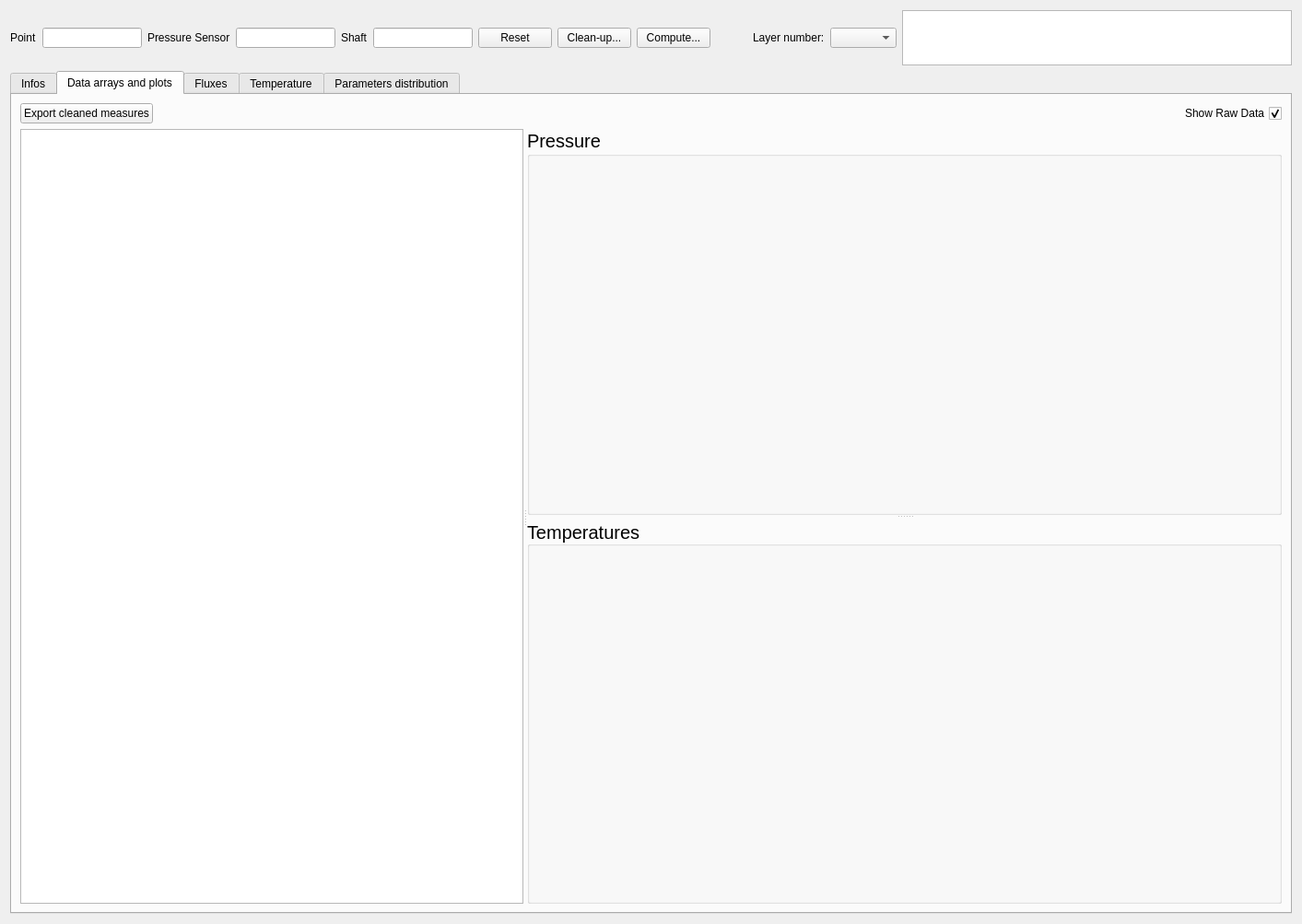
<?xml version="1.0" encoding="UTF-8"?>
<ui version="4.0">
 <class>WidgetPoint</class>
 <widget class="QWidget" name="WidgetPoint">
  <property name="geometry">
   <rect>
    <x>0</x>
    <y>0</y>
    <width>1413</width>
    <height>1003</height>
   </rect>
  </property>
  <property name="windowTitle">
   <string>Form</string>
  </property>
  <layout class="QVBoxLayout" name="verticalLayout_7" stretch="0,0">
   <item>
    <layout class="QHBoxLayout" name="horizontalLayout" stretch="0,0,0,0,0,0,0,0,0,0,0,0,1">
     <property name="sizeConstraint">
      <enum>QLayout::SetNoConstraint</enum>
     </property>
     <item>
      <widget class="QLabel" name="label_6">
       <property name="text">
        <string>Point</string>
       </property>
      </widget>
     </item>
     <item>
      <widget class="QLineEdit" name="lineEditPointName">
       <property name="readOnly">
        <bool>true</bool>
       </property>
      </widget>
     </item>
     <item>
      <widget class="QLabel" name="label">
       <property name="text">
        <string>Pressure Sensor</string>
       </property>
      </widget>
     </item>
     <item>
      <widget class="QLineEdit" name="lineEditSensor">
       <property name="readOnly">
        <bool>true</bool>
       </property>
      </widget>
     </item>
     <item>
      <widget class="QLabel" name="label_2">
       <property name="text">
        <string>Shaft</string>
       </property>
      </widget>
     </item>
     <item>
      <widget class="QLineEdit" name="lineEditShaft">
       <property name="readOnly">
        <bool>true</bool>
       </property>
      </widget>
     </item>
     <item>
      <widget class="QPushButton" name="pushButtonReset">
       <property name="text">
        <string>Reset</string>
       </property>
      </widget>
     </item>
     <item>
      <widget class="QPushButton" name="pushButtonCleanUp">
       <property name="text">
        <string>Clean-up...</string>
       </property>
      </widget>
     </item>
     <item>
      <widget class="QPushButton" name="pushButtonCompute">
       <property name="text">
        <string>Compute...</string>
       </property>
      </widget>
     </item>
     <item>
      <spacer name="horizontalSpacer">
       <property name="orientation">
        <enum>Qt::Horizontal</enum>
       </property>
       <property name="sizeHint" stdset="0">
        <size>
         <width>40</width>
         <height>20</height>
        </size>
       </property>
      </spacer>
     </item>
     <item>
      <widget class="QLabel" name="label_5">
       <property name="text">
        <string>Layer number:</string>
       </property>
      </widget>
     </item>
     <item>
      <widget class="QComboBox" name="comboBoxSelectLayer">
       <property name="sizePolicy">
        <sizepolicy hsizetype="Fixed" vsizetype="Fixed">
         <horstretch>0</horstretch>
         <verstretch>0</verstretch>
        </sizepolicy>
       </property>
      </widget>
     </item>
     <item>
      <widget class="QTableView" name="tableViewParams">
       <property name="sizePolicy">
        <sizepolicy hsizetype="Expanding" vsizetype="Fixed">
         <horstretch>0</horstretch>
         <verstretch>0</verstretch>
        </sizepolicy>
       </property>
       <property name="maximumSize">
        <size>
         <width>16777215</width>
         <height>60</height>
        </size>
       </property>
       <property name="baseSize">
        <size>
         <width>200</width>
         <height>60</height>
        </size>
       </property>
       <property name="verticalScrollBarPolicy">
        <enum>Qt::ScrollBarAlwaysOff</enum>
       </property>
       <property name="horizontalScrollBarPolicy">
        <enum>Qt::ScrollBarAlwaysOff</enum>
       </property>
       <attribute name="horizontalHeaderCascadingSectionResizes">
        <bool>false</bool>
       </attribute>
       <attribute name="horizontalHeaderDefaultSectionSize">
        <number>125</number>
       </attribute>
      </widget>
     </item>
    </layout>
   </item>
   <item>
    <widget class="QTabWidget" name="tabWidget">
     <property name="currentIndex">
      <number>1</number>
     </property>
     <widget class="QWidget" name="tabInfos">
      <attribute name="title">
       <string>Infos</string>
      </attribute>
      <layout class="QGridLayout" name="gridLayout_3">
       <item row="0" column="0">
        <layout class="QVBoxLayout" name="verticalLayout_4" stretch="0,1">
         <item>
          <layout class="QHBoxLayout" name="horizontalLayout_3" stretch="0,0">
           <item>
            <widget class="QGroupBox" name="groupBox_2">
             <property name="title">
              <string>Notice</string>
             </property>
             <layout class="QVBoxLayout" name="verticalLayout">
              <item>
               <widget class="QPlainTextEdit" name="plainTextEditNotice"/>
              </item>
             </layout>
            </widget>
           </item>
           <item>
            <widget class="QGroupBox" name="groupBox_3">
             <property name="enabled">
              <bool>true</bool>
             </property>
             <property name="sizePolicy">
              <sizepolicy hsizetype="Preferred" vsizetype="Preferred">
               <horstretch>0</horstretch>
               <verstretch>0</verstretch>
              </sizepolicy>
             </property>
             <property name="title">
              <string>Infos</string>
             </property>
             <layout class="QGridLayout" name="gridLayout_4">
              <item row="0" column="0">
               <widget class="QTableView" name="tableViewInfos"/>
              </item>
             </layout>
            </widget>
           </item>
          </layout>
         </item>
         <item>
          <widget class="QGroupBox" name="groupBox">
           <property name="title">
            <string>Installation</string>
           </property>
           <layout class="QHBoxLayout" name="horizontalLayout_2">
            <item>
             <widget class="QScrollArea" name="scrollArea">
              <property name="widgetResizable">
               <bool>true</bool>
              </property>
              <widget class="QWidget" name="scrollAreaWidgetContents">
               <property name="geometry">
                <rect>
                 <x>0</x>
                 <y>0</y>
                 <width>102</width>
                 <height>43</height>
                </rect>
               </property>
               <layout class="QVBoxLayout" name="verticalLayout_2">
                <item>
                 <widget class="QLabel" name="labelSchema">
                  <property name="sizePolicy">
                   <sizepolicy hsizetype="Expanding" vsizetype="Expanding">
                    <horstretch>0</horstretch>
                    <verstretch>0</verstretch>
                   </sizepolicy>
                  </property>
                  <property name="text">
                   <string>TextLabel</string>
                  </property>
                 </widget>
                </item>
               </layout>
              </widget>
             </widget>
            </item>
           </layout>
          </widget>
         </item>
        </layout>
       </item>
      </layout>
     </widget>
     <widget class="QWidget" name="tabDataArrayAndPlots">
      <attribute name="title">
       <string>Data arrays and plots</string>
      </attribute>
      <layout class="QVBoxLayout" name="verticalLayout_8" stretch="0,1">
       <item>
        <layout class="QVBoxLayout" name="verticalLayout_5" stretch="0">
         <item>
          <layout class="QHBoxLayout" name="horizontalLayout_10" stretch="0,1">
           <item>
            <widget class="QPushButton" name="pushButtonExportMeasures">
             <property name="text">
              <string>Export cleaned measures</string>
             </property>
            </widget>
           </item>
           <item>
            <widget class="QCheckBox" name="checkBoxRawData">
             <property name="layoutDirection">
              <enum>Qt::RightToLeft</enum>
             </property>
             <property name="text">
              <string>Show Raw Data</string>
             </property>
             <property name="checked">
              <bool>true</bool>
             </property>
            </widget>
           </item>
          </layout>
         </item>
        </layout>
       </item>
       <item>
        <widget class="QSplitter" name="splitter">
         <property name="orientation">
          <enum>Qt::Horizontal</enum>
         </property>
         <widget class="QTableView" name="tableViewDataArray">
          <property name="sizePolicy">
           <sizepolicy hsizetype="Minimum" vsizetype="Expanding">
            <horstretch>0</horstretch>
            <verstretch>0</verstretch>
           </sizepolicy>
          </property>
          <property name="sizeAdjustPolicy">
           <enum>QAbstractScrollArea::AdjustToContents</enum>
          </property>
         </widget>
         <widget class="QSplitter" name="splitter_4">
          <property name="orientation">
           <enum>Qt::Vertical</enum>
          </property>
          <widget class="QGroupBox" name="groupBoxPress">
           <property name="sizePolicy">
            <sizepolicy hsizetype="Preferred" vsizetype="MinimumExpanding">
             <horstretch>0</horstretch>
             <verstretch>0</verstretch>
            </sizepolicy>
           </property>
           <property name="font">
            <font>
             <pointsize>15</pointsize>
            </font>
           </property>
           <property name="title">
            <string>Pressure</string>
           </property>
           <layout class="QHBoxLayout" name="horizontalLayout_13">
            <item>
             <layout class="QVBoxLayout" name="pressVBox"/>
            </item>
           </layout>
          </widget>
          <widget class="QGroupBox" name="groupBoxTemp">
           <property name="sizePolicy">
            <sizepolicy hsizetype="Preferred" vsizetype="MinimumExpanding">
             <horstretch>0</horstretch>
             <verstretch>0</verstretch>
            </sizepolicy>
           </property>
           <property name="font">
            <font>
             <pointsize>15</pointsize>
            </font>
           </property>
           <property name="title">
            <string>Temperatures</string>
           </property>
           <property name="alignment">
            <set>Qt::AlignBottom|Qt::AlignLeading|Qt::AlignLeft</set>
           </property>
           <layout class="QVBoxLayout" name="verticalLayout_23">
            <item>
             <layout class="QVBoxLayout" name="tempVBox"/>
            </item>
           </layout>
          </widget>
         </widget>
        </widget>
       </item>
      </layout>
     </widget>
     <widget class="QWidget" name="tabFluxes">
      <attribute name="title">
       <string>Fluxes</string>
      </attribute>
      <layout class="QVBoxLayout" name="verticalLayout_3">
       <item>
        <widget class="QSplitter" name="splitter_2">
         <property name="orientation">
          <enum>Qt::Vertical</enum>
         </property>
         <widget class="QScrollArea" name="scrollArea_11">
          <property name="widgetResizable">
           <bool>true</bool>
          </property>
          <widget class="QWidget" name="scrollAreaWidgetContents_16">
           <property name="geometry">
            <rect>
             <x>0</x>
             <y>0</y>
             <width>98</width>
             <height>67</height>
            </rect>
           </property>
           <layout class="QHBoxLayout" name="horizontalLayout_7">
            <item>
             <widget class="QSplitter" name="splitter_6">
              <property name="orientation">
               <enum>Qt::Horizontal</enum>
              </property>
              <widget class="QGroupBox" name="groupBoxWaterFlux">
               <property name="title">
                <string/>
               </property>
               <layout class="QVBoxLayout" name="verticalLayout_12">
                <item>
                 <layout class="QVBoxLayout" name="waterFluxVBox"/>
                </item>
               </layout>
              </widget>
              <widget class="QGroupBox" name="groupBoxAdvectiveFlux">
               <property name="contextMenuPolicy">
                <enum>Qt::DefaultContextMenu</enum>
               </property>
               <property name="title">
                <string/>
               </property>
               <property name="flat">
                <bool>false</bool>
               </property>
               <layout class="QVBoxLayout" name="verticalLayout_14">
                <item>
                 <layout class="QVBoxLayout" name="advectiveFluxVBox"/>
                </item>
               </layout>
              </widget>
             </widget>
            </item>
           </layout>
          </widget>
         </widget>
         <widget class="QScrollArea" name="scrollArea_14">
          <property name="widgetResizable">
           <bool>true</bool>
          </property>
          <widget class="QWidget" name="scrollAreaWidgetContents_18">
           <property name="geometry">
            <rect>
             <x>0</x>
             <y>0</y>
             <width>98</width>
             <height>67</height>
            </rect>
           </property>
           <layout class="QHBoxLayout" name="horizontalLayout_5">
            <item>
             <widget class="QSplitter" name="splitter_5">
              <property name="orientation">
               <enum>Qt::Horizontal</enum>
              </property>
              <widget class="QGroupBox" name="groupBoxTotalFlux">
               <property name="title">
                <string/>
               </property>
               <layout class="QVBoxLayout" name="verticalLayout_15">
                <item>
                 <layout class="QVBoxLayout" name="totalFluxVBox"/>
                </item>
               </layout>
              </widget>
              <widget class="QGroupBox" name="groupBoxConductiveFlux">
               <property name="contextMenuPolicy">
                <enum>Qt::DefaultContextMenu</enum>
               </property>
               <property name="title">
                <string/>
               </property>
               <property name="flat">
                <bool>false</bool>
               </property>
               <layout class="QVBoxLayout" name="verticalLayout_16">
                <item>
                 <layout class="QVBoxLayout" name="conductiveFluxVBox"/>
                </item>
               </layout>
              </widget>
             </widget>
            </item>
           </layout>
          </widget>
         </widget>
        </widget>
       </item>
      </layout>
     </widget>
     <widget class="QWidget" name="tabTemperature">
      <attribute name="title">
       <string>Temperature</string>
      </attribute>
      <layout class="QVBoxLayout" name="verticalLayout_6">
       <item>
        <widget class="QSplitter" name="splitterVertical">
         <property name="orientation">
          <enum>Qt::Horizontal</enum>
         </property>
         <property name="handleWidth">
          <number>10</number>
         </property>
         <widget class="QSplitter" name="splitterHorizLeft">
          <property name="orientation">
           <enum>Qt::Vertical</enum>
          </property>
          <property name="handleWidth">
           <number>10</number>
          </property>
          <widget class="QWidget" name="topLeftBox" native="true">
           <layout class="QVBoxLayout" name="verticalLayout_18">
            <item>
             <layout class="QVBoxLayout" name="topLeftVLayout">
              <item>
               <layout class="QGridLayout" name="quantilesLayout">
                <item row="0" column="0">
                 <widget class="QCheckBox" name="checkBoxDirectModel">
                  <property name="text">
                   <string>Direct model</string>
                  </property>
                  <property name="checked">
                   <bool>true</bool>
                  </property>
                 </widget>
                </item>
               </layout>
              </item>
              <item>
               <layout class="QGridLayout" name="gridLayout_9">
                <item row="1" column="1">
                 <widget class="QLabel" name="labelRMSETherm2">
                  <property name="text">
                   <string>RMSE: </string>
                  </property>
                 </widget>
                </item>
                <item row="0" column="1">
                 <widget class="QLabel" name="labelRMSETherm1">
                  <property name="text">
                   <string>RMSE: </string>
                  </property>
                 </widget>
                </item>
                <item row="0" column="0">
                 <widget class="QRadioButton" name="radioButtonTherm1">
                  <property name="text">
                   <string>Thermometer 1</string>
                  </property>
                  <property name="checked">
                   <bool>true</bool>
                  </property>
                 </widget>
                </item>
                <item row="2" column="0">
                 <widget class="QRadioButton" name="radioButtonTherm3">
                  <property name="text">
                   <string>Thermometer 3</string>
                  </property>
                 </widget>
                </item>
                <item row="1" column="0">
                 <widget class="QRadioButton" name="radioButtonTherm2">
                  <property name="text">
                   <string>Thermometer 2</string>
                  </property>
                 </widget>
                </item>
                <item row="2" column="1">
                 <widget class="QLabel" name="labelRMSETherm3">
                  <property name="text">
                   <string>RMSE: </string>
                  </property>
                 </widget>
                </item>
               </layout>
              </item>
             </layout>
            </item>
           </layout>
          </widget>
          <widget class="QWidget" name="botLeftBox" native="true">
           <layout class="QVBoxLayout" name="verticalLayout_19">
            <item>
             <layout class="QVBoxLayout" name="botLeftVLayout"/>
            </item>
           </layout>
          </widget>
         </widget>
         <widget class="QSplitter" name="splitterHorizRight">
          <property name="orientation">
           <enum>Qt::Vertical</enum>
          </property>
          <property name="handleWidth">
           <number>10</number>
          </property>
          <widget class="QWidget" name="topRightBox" native="true">
           <layout class="QVBoxLayout" name="verticalLayout_20">
            <item>
             <layout class="QVBoxLayout" name="topRightVLayout"/>
            </item>
           </layout>
          </widget>
          <widget class="QWidget" name="botRightBox" native="true">
           <layout class="QVBoxLayout" name="verticalLayout_21">
            <item>
             <layout class="QVBoxLayout" name="botRightVLayout"/>
            </item>
           </layout>
          </widget>
         </widget>
        </widget>
       </item>
      </layout>
     </widget>
     <widget class="QWidget" name="tabdistribution">
      <attribute name="title">
       <string>Parameters distribution</string>
      </attribute>
      <layout class="QVBoxLayout" name="verticalLayout_13" stretch="0,0">
       <item>
        <layout class="QHBoxLayout" name="horizontalLayout_6">
         <item>
          <widget class="QLabel" name="label_3">
           <property name="text">
            <string>Best Parameters (rounded)  :</string>
           </property>
          </widget>
         </item>
         <item>
          <widget class="QLabel" name="label_4">
           <property name="text">
            <string>Bins :</string>
           </property>
          </widget>
         </item>
         <item>
          <widget class="QSlider" name="horizontalSliderBins">
           <property name="minimum">
            <number>4</number>
           </property>
           <property name="maximum">
            <number>200</number>
           </property>
           <property name="value">
            <number>60</number>
           </property>
           <property name="orientation">
            <enum>Qt::Horizontal</enum>
           </property>
           <property name="invertedAppearance">
            <bool>false</bool>
           </property>
           <property name="invertedControls">
            <bool>false</bool>
           </property>
           <property name="tickPosition">
            <enum>QSlider::TicksAbove</enum>
           </property>
           <property name="tickInterval">
            <number>1</number>
           </property>
          </widget>
         </item>
         <item>
          <widget class="QLabel" name="labelBins">
           <property name="text">
            <string>60</string>
           </property>
          </widget>
         </item>
         <item>
          <widget class="QPushButton" name="pushButtonRefreshBins">
           <property name="text">
            <string>Refresh</string>
           </property>
          </widget>
         </item>
        </layout>
       </item>
       <item>
        <widget class="QSplitter" name="splitter_8">
         <property name="orientation">
          <enum>Qt::Vertical</enum>
         </property>
         <widget class="QScrollArea" name="scrollArea_12">
          <property name="widgetResizable">
           <bool>true</bool>
          </property>
          <widget class="QWidget" name="scrollAreaWidgetContents_17">
           <property name="geometry">
            <rect>
             <x>0</x>
             <y>0</y>
             <width>98</width>
             <height>67</height>
            </rect>
           </property>
           <layout class="QHBoxLayout" name="horizontalLayout_8">
            <item>
             <widget class="QSplitter" name="splitter_9">
              <property name="orientation">
               <enum>Qt::Horizontal</enum>
              </property>
              <widget class="QGroupBox" name="groupBoxLog10K">
               <property name="title">
                <string/>
               </property>
               <layout class="QHBoxLayout" name="horizontalLayout_11">
                <item>
                 <layout class="QVBoxLayout" name="log10KVBox"/>
                </item>
               </layout>
              </widget>
              <widget class="QGroupBox" name="groupBoxConductivity">
               <property name="contextMenuPolicy">
                <enum>Qt::DefaultContextMenu</enum>
               </property>
               <property name="title">
                <string/>
               </property>
               <property name="flat">
                <bool>false</bool>
               </property>
               <layout class="QVBoxLayout" name="verticalLayout_17">
                <item>
                 <layout class="QVBoxLayout" name="conductivityVBox"/>
                </item>
               </layout>
              </widget>
             </widget>
            </item>
           </layout>
          </widget>
         </widget>
         <widget class="QScrollArea" name="scrollArea_15">
          <property name="widgetResizable">
           <bool>true</bool>
          </property>
          <widget class="QWidget" name="scrollAreaWidgetContents_19">
           <property name="geometry">
            <rect>
             <x>0</x>
             <y>0</y>
             <width>98</width>
             <height>67</height>
            </rect>
           </property>
           <layout class="QHBoxLayout" name="horizontalLayout_9">
            <item>
             <widget class="QSplitter" name="splitter_10">
              <property name="orientation">
               <enum>Qt::Horizontal</enum>
              </property>
              <widget class="QGroupBox" name="groupBoxPorosity">
               <property name="title">
                <string/>
               </property>
               <layout class="QVBoxLayout" name="verticalLayout_22">
                <item>
                 <layout class="QVBoxLayout" name="porosityVBox"/>
                </item>
               </layout>
              </widget>
              <widget class="QGroupBox" name="groupBoxCapacity">
               <property name="contextMenuPolicy">
                <enum>Qt::DefaultContextMenu</enum>
               </property>
               <property name="title">
                <string/>
               </property>
               <property name="flat">
                <bool>false</bool>
               </property>
               <layout class="QVBoxLayout" name="verticalLayout_24">
                <item>
                 <layout class="QVBoxLayout" name="capacityVBox"/>
                </item>
               </layout>
              </widget>
             </widget>
            </item>
           </layout>
          </widget>
         </widget>
        </widget>
       </item>
      </layout>
     </widget>
    </widget>
   </item>
  </layout>
 </widget>
 <resources/>
 <connections/>
</ui>
